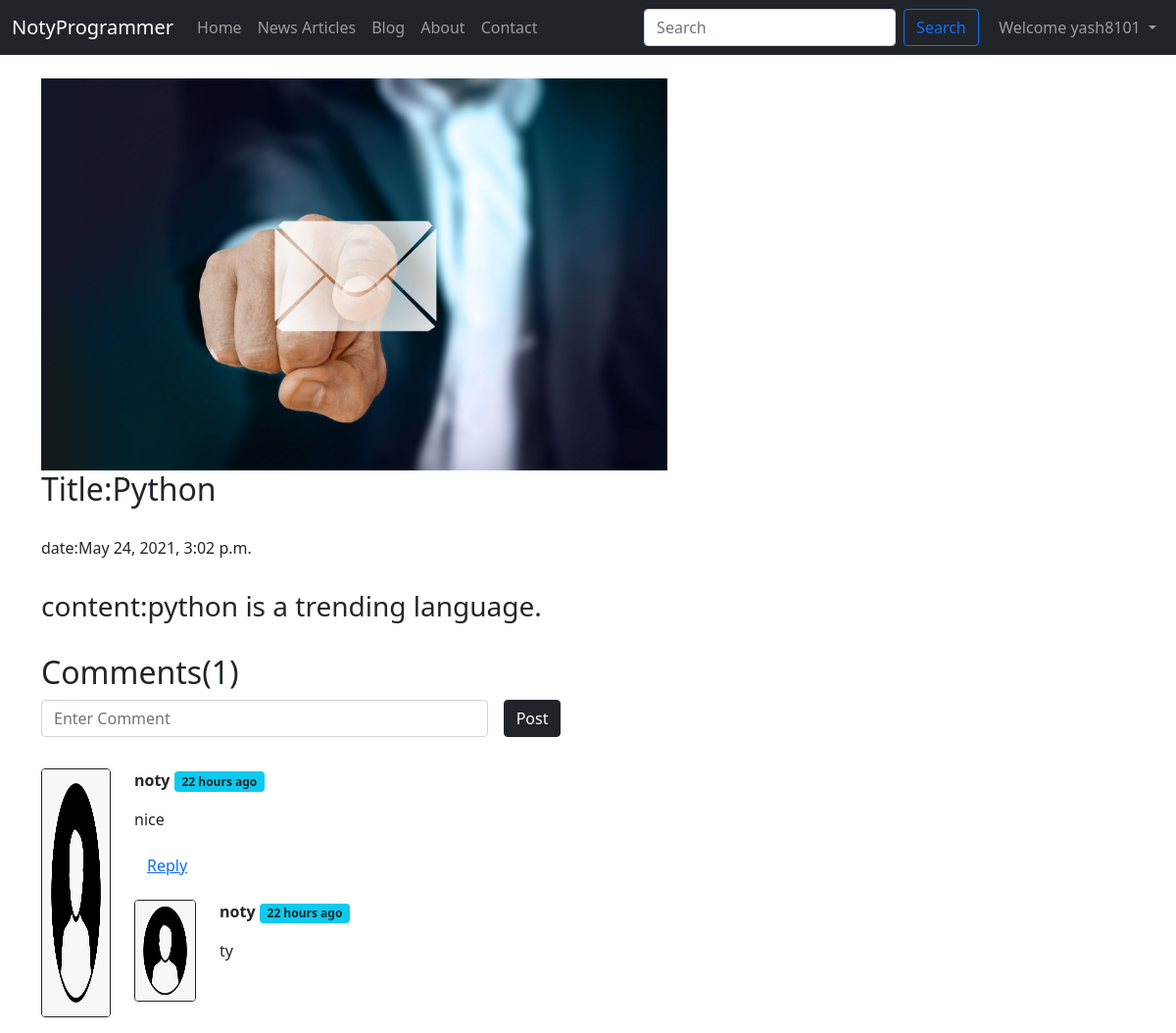
/blog/python (signed in), run on the app's committed database.
### blog/models.py (models this page shows, shortened)
class Post(models.Model):
    Sno=models.AutoField(primary_key=True)
    title=models.CharField(max_length=255)
    content=models.TextField()
    author=models.CharField(max_length=13)
    slug=models.CharField(max_length=130)
    timestamp=models.DateTimeField(auto_now_add=True,blank=True)
    img = models.ImageField( upload_to="blogImg",default="blogImg/2.jpg")
    class Meta:
       ordering = ['-timestamp']

class BlogComment(models.Model):
    Sno = models.AutoField(primary_key=True)
    comment = models.TextField()
    user = models.ForeignKey(User,on_delete=models.CASCADE)
    post = models.ForeignKey(Post,on_delete=models.CASCADE)
    parent = models.ForeignKey('self',on_delete=models.CASCADE,null=True)
    timestamp = models.DateTimeField(default=now)

### blog/views.py (the view)
# urls.py: path('<str:slug>', views.blogpost, name='blogpost'),
def blogpost(request,slug):
    post=Post.objects.filter(slug=slug).first()
    comments = BlogComment.objects.filter(post=post,parent=None)
    replies = BlogComment.objects.filter(post=post).exclude(parent=None)
    replyDict = {}
    for reply in replies:
        if reply.parent.Sno not in replyDict.keys():
            replyDict[reply.parent.Sno]=[reply]
        else:
            replyDict[reply.parent.Sno].append(reply)
    context={'post':post,'comments':comments,'user':request.user,'replyDict':replyDict}
    return render(request,"blogtemp/blogpost.html",context)

### blog/templatetags/extras.py (called while the page is built)
@register.filter(name='get_val')
def get_val(dict,key):
    return dict.get(key)

### templates/blogtemp/blogpost.html (shortened to what this page needs)
{% extends 'index.html' %}
{% block blogactive %}active{% endblock blogactive %}
{% block body %}
{% load humanize %}
{% load extras %}
<div class="container">
<br>
<img src="{{post.img.url}}">
<h2>Title:{{post.title}}</h2></br>
<h6>date:{{post.timestamp}}</h6></br>
<h3>content:{{post.content}}</h3></br>
</div>
<div class="container">
<h2>Comments({{comments.count}})</h2>
<div class="my-2">
{% if user.is_authenticated %}
<form method="post" action="/blog/postComment" class="row g-3">
  <div class="col-5 form-group">
      <input type="text" class="form-control" id="comment" name="comment" placeholder="Enter Comment">
  </div>
  <div class="col-auto">
    <button type="submit" class="btn btn-dark mb-3" value="Post">Post</button>
  </div>
</form>
{% else %}
<p>Please login to post a comment</p>
{% endif %}
</div>
{% for comment in comments  %}
<div class="row my-3">
<div class="col-md-1"><img src="../static/user.png" class="rounded mx-auto d-block w-100 h-100  border border-dark"></div>
<div class="col-md-11"><b>{{comment.user.username}}</b> <span class="badge bg-info text-dark"> {{comment.timestamp | naturaltime}} </span>
<div class="my-3">{{comment.comment}}</div>
<div class="reply mx-0">
{% if user.is_authenticated %}
<button class="btn btn-link " type="button" data-bs-toggle="collapse" data-bs-target="#replyBox{{comment.Sno}}" aria-expanded="false" aria-controls="replyBox{{comment.Sno}}">
  Reply
</button>
{%endif%}
<div class="replies  my-2">
{% for reply in replyDict|get_val:comment.Sno %}
<div class="row">
<div class="col-md-1 my-2"><img src="../static/user.png" class="rounded mx-auto d-block w-100 h-100  border border-dark">
</div>
<div class="col-md-11 my-2">
<b>{{reply.user.username}}</b> <span class="badge bg-info text-dark"> {{reply.timestamp | naturaltime}} </span>
<div class="my-3">{{reply.comment}}</div>
<br>
</div>
</div>
{% endfor %}
</div>
</div>
</div>
</div>
{% endfor %}
</div>
{% endblock body %}

### templates/index.html (shortened to what this page needs)
<!doctype html>
<html lang="en">
<head>
  <link href="https://cdn.jsdelivr.net/npm/bootstrap@5.0.0-beta2/dist/css/bootstrap.min.css" rel="stylesheet"
>
<link rel="stylesheet" href="https://cdnjs.cloudflare.com/ajax/libs/font-awesome/4.7.0/css/font-awesome.min.css">
</head>
<body>
  <nav class="navbar navbar-expand-lg navbar-dark bg-dark">
    <div class="container-fluid">
      <a class="navbar-brand" href="/">NotyProgrammer</a>
      <div class="collapse navbar-collapse" id="navbarSupportedContent">
        <ul class="navbar-nav me-auto mb-2 mb-lg-0">
          <li class="nav-item {% block homeactive %}{% endblock homeactive %}">
            <a class="nav-link " href="/">Home</a>
          </li>
          <li class="nav-item {% block newsactive %}{% endblock newsactive %}">
            <a class="nav-link" href="/news">News Articles</a>
          </li>
          <li class="nav-item {% block blogactive %}{% endblock blogactive %}">
            <a class="nav-link" href="/blogs">Blog</a>
          </li>
          <li class="nav-item {% block aboutactive %}{% endblock aboutactive %}">
            <a class="nav-link" href="/about">About</a>
          </li>
          <li class="nav-item {% block contactactive %}{% endblock contactactive %}">
            <a class="nav-link" href="/contact_us">Contact</a>
          </li>
        </ul>
        <form class="d-flex" method="get" action="{% url 'search' %}" name="search">
          <input class="form-control me-2" type="search" placeholder="Search" aria-label="Search" name="query"
            id="query">
          <button class="btn btn-outline-primary" type="submit">Search</button>
        </form>
        {% if user.is_authenticated %}
        <ul class="navbar-nav ml-auto">
         <li class="nav-item dropdown">
          <a class="nav-link dropdown-toggle" href="#" id="navbarDropdown" role="button" data-bs-toggle="dropdown" aria-expanded="false">
             Welcome {{request.user}}
          </a>
        </li>
        </ul>
        {% else %}
        <a href="/signuppage" class="btn btn-light" tabindex="-1" role="button" aria-disabled="true">Signup</a>
&nbsp; &nbsp;
        <a href="/loginpage" class="btn btn-light" tabindex="-1" role="button" aria-disabled="true">Login</a>
        {% endif %}
      </div>
    </div>
  </nav>
  {% block body %}{% endblock body %}
</body>
</html>

### templates/blogtemp/blogpost.html (style rules this page uses)
img { height:400px; }

### data on the page
Post: img (picture), title "Python", timestamp "May 24, 2021, 3:02 p.m.", content "python is a trending language."
BlogComment: user.username "noty", timestamp "22 hours ago", comment "nice"
BlogComment: user.username "noty", timestamp "22 hours ago", comment "ty"

### other printed values
{{ request.user }} "yash8101"
{{ comments.count }} "1"
